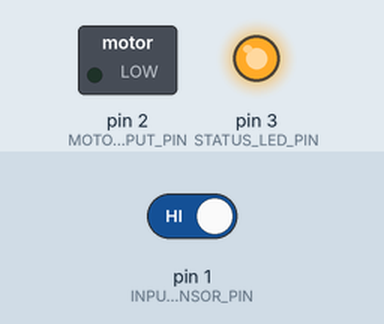
This sketch was run on a simulated Arduino Uno, built with avr-gcc and run on an emulated ATmega328P. On the bench: switched loads named in the sketch (green lamp = pin HIGH), output pins drawn as LEDs (lit = HIGH). The inputs (shaded band) are chosen by the test bench; at power-on: pin 1 (INPUT_SENSOR_PIN) HIGH.

Above: at 1.2 s.
1.3 s: pin 1 (INPUT_SENSOR_PIN) driven LOW
At 2.0 s:
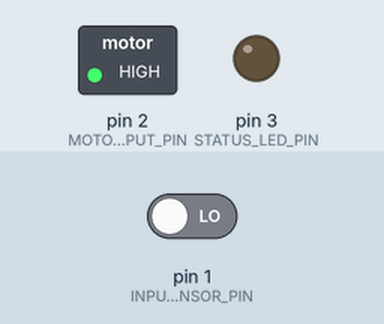
At 5.7 s:
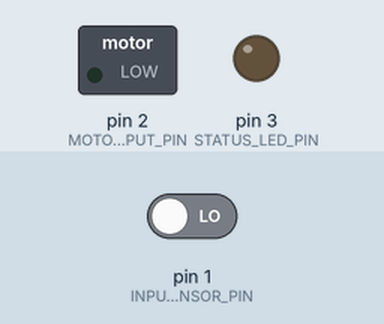
5.8 s: pin 1 (INPUT_SENSOR_PIN) driven HIGH
At 7.0 s:
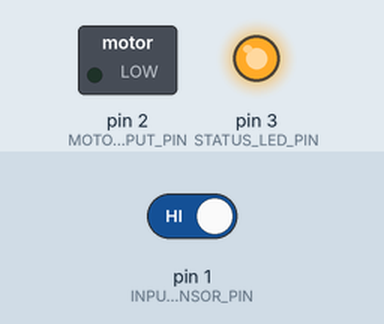
Timing chart, 0 to 8.8 s (numbered marks = the images above; inputs shaded):
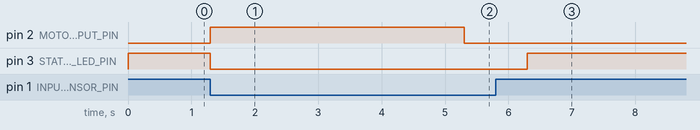

The sketch:

Automatic_soldering_tip_cleaner.ino
```cpp
const int STATUS_LED_PIN = 3;
const int INPUT_SENSOR_PIN = 1;
const int MOTOR_OUTPUT_PIN = 2;

const int TIME_OF_CLEANING = 4;
const int AFTER_CLEANING_DELAY = 1;

void setup() {
  // put your setup code here, to run once:
  pinMode(INPUT_SENSOR_PIN, INPUT_PULLUP);
  pinMode(MOTOR_OUTPUT_PIN, OUTPUT);
  pinMode(STATUS_LED_PIN, OUTPUT);

  digitalWrite(MOTOR_OUTPUT_PIN, 0);
  digitalWrite(STATUS_LED_PIN, 1);
}

void loop() {
  // put your main code here, to run repeatedly:
  if(!digitalRead(INPUT_SENSOR_PIN)){
    digitalWrite(MOTOR_OUTPUT_PIN, 1);
    digitalWrite(STATUS_LED_PIN, 0);
    delay(TIME_OF_CLEANING * 1000);
    digitalWrite(MOTOR_OUTPUT_PIN, 0);
    delay(AFTER_CLEANING_DELAY * 1000);
    digitalWrite(STATUS_LED_PIN, 1);
  }
}
```

Measured:
- after the input at 1.3 s, pin 2 (MOTOR_OUTPUT_PIN): LOW → HIGH at once, → LOW 4.0 s later; pin 3 (STATUS_LED_PIN): HIGH → LOW at once
- after the input at 5.8 s, pin 2 (MOTOR_OUTPUT_PIN): stays LOW (without the input it goes to HIGH after 0.50 s); pin 3 (STATUS_LED_PIN): LOW → HIGH after 0.50 s
